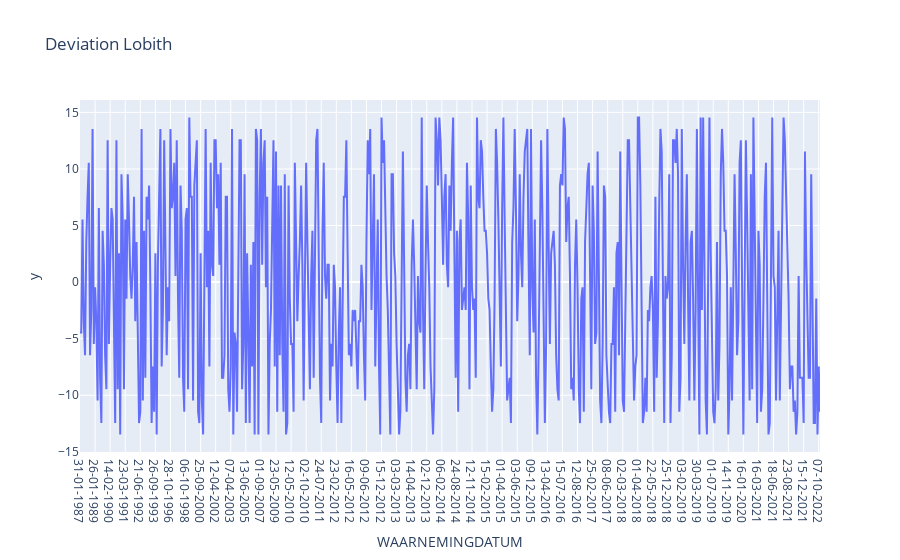

This figure's notebook cell:
### Code cell
#Deviation per day Lobith
deviation_day_Lobith = []

for p in (dataLobith['NUMERIEKEWAARDE']):
    deviation_day_Lobith.append((p - mean_all_data_Lobith))


fig = px.line(dataLobith, title = 'Deviation Lobith', x = 'WAARNEMINGDATUM', y = deviation_day_Lobith)
fig.show()

### Figure 1 — Plotly figure (JSON) as saved in the notebook; plotly's stock layout.template omitted (floating-point values rounded to 4 significant figures; data arrays with more than 128 entries replaced by an {"elided": "..."} marker saying what was removed)
{"data": [{"hovertemplate": "WAARNEMINGDATUM=%{x}<br>y=%{y}<extra></extra>", "legendgroup": "", "line": {"color": "#636efa", "dash": "solid"}, "marker": {"symbol": "circle"}, "mode": "lines", "name": "", "orientation": "v", "showlegend": false, "type": "scatter", "x": {"elided": "590 str values"}, "xaxis": "x", "y": {"elided": "590 float values"}, "yaxis": "y"}], "layout": {"legend": {"tracegroupgap": 0}, "title": {"text": "Deviation Lobith"}, "xaxis": {"anchor": "y", "domain": [0, 1], "title": {"text": "WAARNEMINGDATUM"}}, "yaxis": {"anchor": "x", "domain": [0, 1], "title": {"text": "y"}}}}
